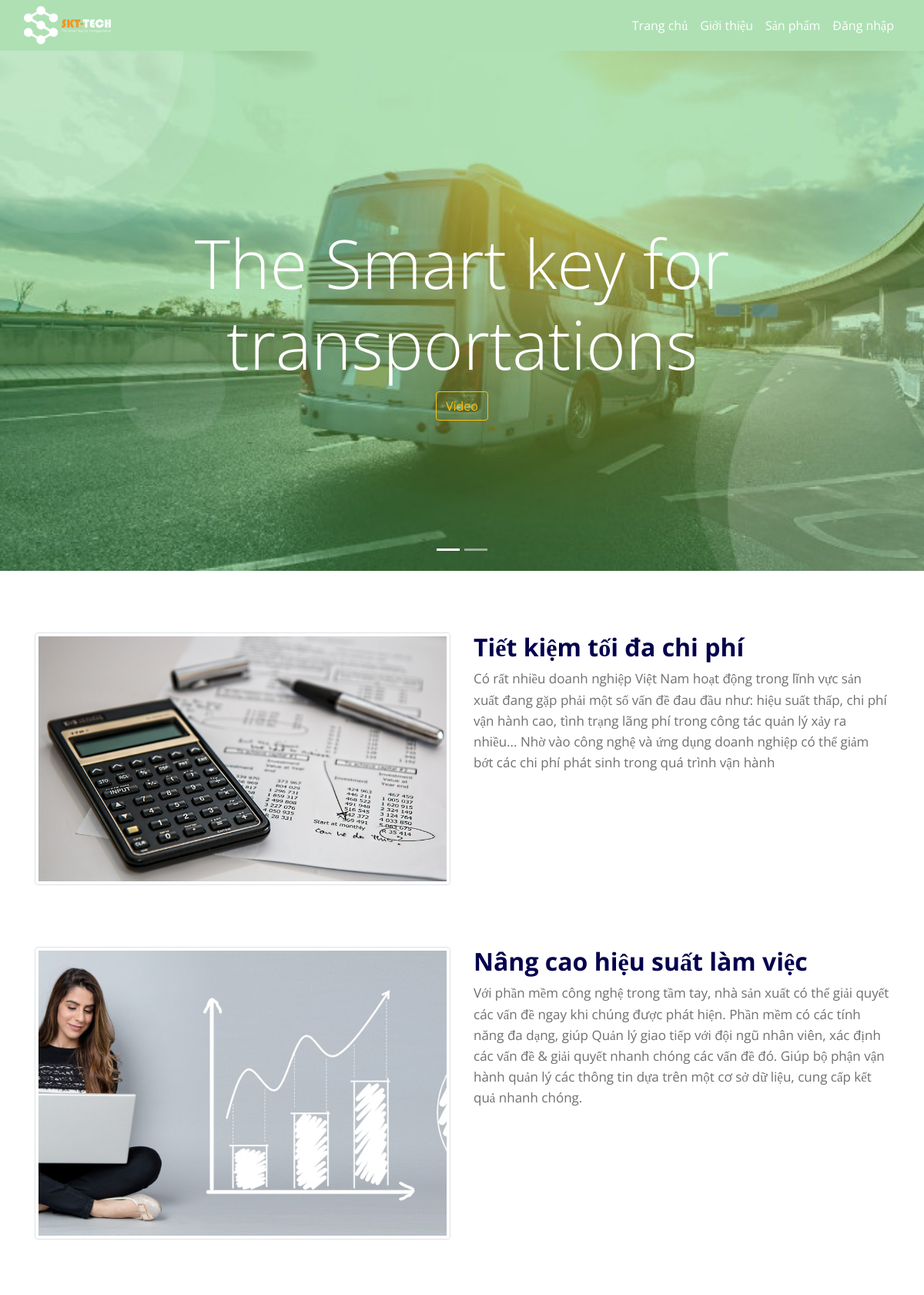
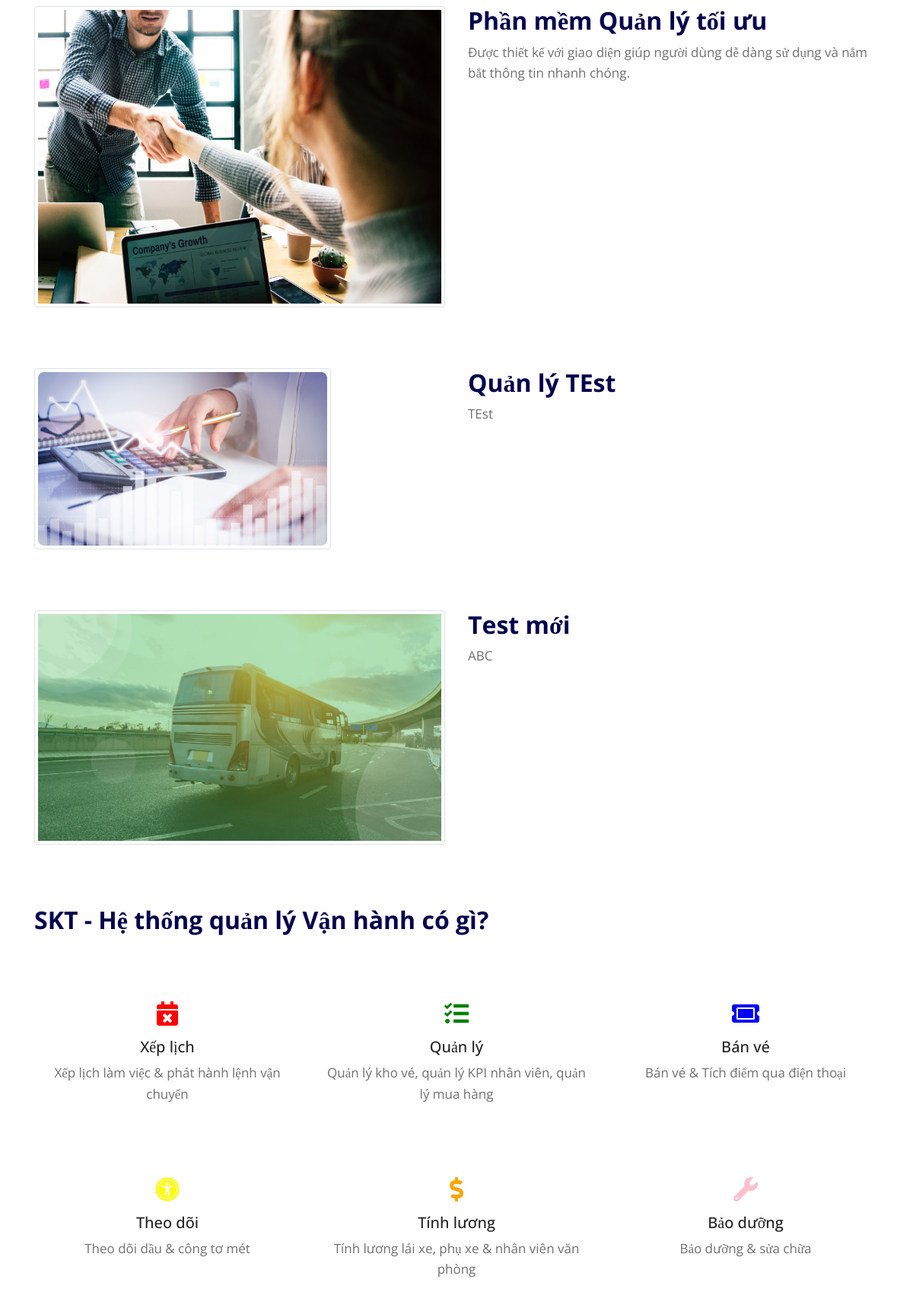
The page / (upper part) on the database its author committed (2 pictures, top to bottom).
### tables this page shows
CREATE TABLE `homenews` (
  `id` int(100) NOT NULL,
  `title` varchar(100) NOT NULL,
  `body` varchar(1000) DEFAULT NULL,
  `img` text NOT NULL
);

### controller/home-controller.php (called while the page is built)
<?php
    function getHomeNews() {
        require "db/dbCon.php";
        $sql = "SELECT * FROM homenews";
        return $conn->query($sql);
    }
?>

### pages/home.php (the view, shortened to what this page needs)
<div id="slides" class="carousel slide" data-ride="carousel">
	<ul class="carousel-indicators">
		<li data-target="#slides" data-slide-to="0" class="active"></li>
		<li data-target="#slides" data-slide-to="1"></li>
	</ul>
	<div class="carousel-inner">
		<div class="carousel-item active">
			<img src="./img/wallpaper.jpg" alt="image">
			<div class="carousel-caption">
				<h1 class="display-2">The Smart key for transportations</h1>
                <a href="https://www.youtube.com/watch?v=-fSk-w2jzA4&t=14s" target="_blank" class="btn btn-outline-warning" role="button" aria-pressed="true">Video</a>
			</div>
		</div>
	</div>
</div>
<div class="homepage">
    <div class="container">
        <div id="homenews">
            <?php
                $news = getHomeNews();
                while( $row = $news->fetch_array(MYSQLI_ASSOC)) {
            ?>
            <div class="row padding">
                <div class="col-md-12 col-lg-6">
                    <img src="./img/<?php echo $row['img'] ?>" class="img-thumbnail" alt="image">
                </div>
                <div class="col-lg-6">
                    <h2><?php echo $row['title'] ?></h2>
                    <p><?php echo $row['body'] ?></p>
                    <br>
                </div>
            </div>
            <?php
             }
            ?>
        </div>
        <div class="row padding">
            <div class="col-md-12">
                <h2>SKT - Hệ thống quản lý Vận hành có gì?</h2>
            </div>
        </div>
        <div class="row text-center padding">
            <div class="col-xs-12 col-sm-6 col-md-4 ">
                <i class="fas fa-calendar-times"></i>
                <h5>Xếp lịch</h5>
                <p>Xếp lịch làm việc & phát hành lệnh vận chuyển</p>
            </div>
            <div class="col-xs-12 col-sm-6 col-md-4">
                <i class="fas fa-tasks"></i>
                <h5>Quản lý</h5>
                <p>Quản lý kho vé, quản lý KPI nhân viên, quản lý mua hàng</p>
            </div>
            <div class="col-sm-12 col-md-4">
                <i class="fas fa-ticket-alt"></i>
                <h5>Bán vé</h5>
                <p>Bán vé & Tích điểm qua điện thoại</p>
            </div>
        </div>
        <div class="row text-center padding">
            <div class="col-xs-12 col-sm-6 col-md-4 ">
                <i class="fas fa-universal-access"></i>
                <h5>Theo dõi</h5>
                <p>Theo dõi dầu & công tơ mét</p>
            </div>
            <div class="col-xs-12 col-sm-6 col-md-4">
                <i class="fas fa-dollar-sign"></i>
                <h5>Tính lương</h5>
                <p>Tính lương lái xe, phụ xe & nhân viên văn phòng</p>
            </div>
            <div class="col-sm-12 col-md-4">
                <i class="fas fa-wrench"></i>
                <h5>Bảo dưỡng</h5>
                <p>Bảo dưỡng & sửa chữa</p>
            </div>
        </div>
        <div class="row text-center padding" style="padding-bottom: 5rem;">
        </div>
    </div>
</div>

### css/style.css (style rules this page uses)
html, body { width: 100%; height: 100%; font-family: 'Open Sans'; font-size: 16px; color: #222; }
.carousel-inner img { width: 100%; }
.carousel-caption { position: absolute; top: 30%; }
.row.padding { padding-top: 5rem; }
.row.padding h2, .row.padding h3, .row.padding h4 { font-weight: 700; font-style: normal; text-rendering: auto; color: #03004D; }
.row.padding p { box-sizing: inherit; margin-bottom: 1rem; padding: 0px; font-size: 17px; line-height: 1.6; text-rendering: auto; color: rgb(112, 112, 112); }
.fas { font-size: 2em; margin-bottom: 1rem; }
.fas.fa-calendar-times { color: red; }
.fas.fa-tasks { color: green; }
.fas.fa-ticket-alt { color: blue; }
.fas.fa-universal-access { color: yellow; }
.fas.fa-dollar-sign { color: orange; }
.fas.fa-wrench { color: pink; }

### rows shown on the page
homenews: img (picture), title "Tiết kiệm tối đa chi phí", body "Có rất nhiều doanh nghiệp Việt Nam hoạt động trong lĩnh vực sản xuất đang gặp phải một số vấn đề đau đầu như: hiệu suất thấp, chi phí vận hành cao, tình trạng lãng phí trong công tác quản lý xảy ra nhiều... Nhờ vào công nghệ và ứng dụng doanh nghiệp có thể giảm bớt các chi phí phát sinh trong quá trình vận hành"
homenews: img (picture), title "Nâng cao hiệu suất làm việc", body "Với phần mềm công nghệ trong tầm tay, nhà sản xuất có thể giải quyết các vấn đề ngay khi chúng được phát hiện. Phần mềm có các tính năng đa dạng, giúp Quản lý giao tiếp với đội ngũ nhân viên, xác định các vấn đề & giải quyết nhanh chóng các vấn đề đó. Giúp bộ phận vận hành quản lý các thông tin dựa trên một cơ sở dữ liệu, cung cấp kết quả nhanh chóng."
homenews: img (picture), title "Phần mềm Quản lý tối ưu", body "Được thiết kế với giao diện giúp người dùng dễ dàng sử dụng và nắm bắt thông tin nhanh chóng."
homenews: img (picture), title "Quản lý TEst", body "TEst"
homenews: img (picture), title "Test mới", body "ABC"
